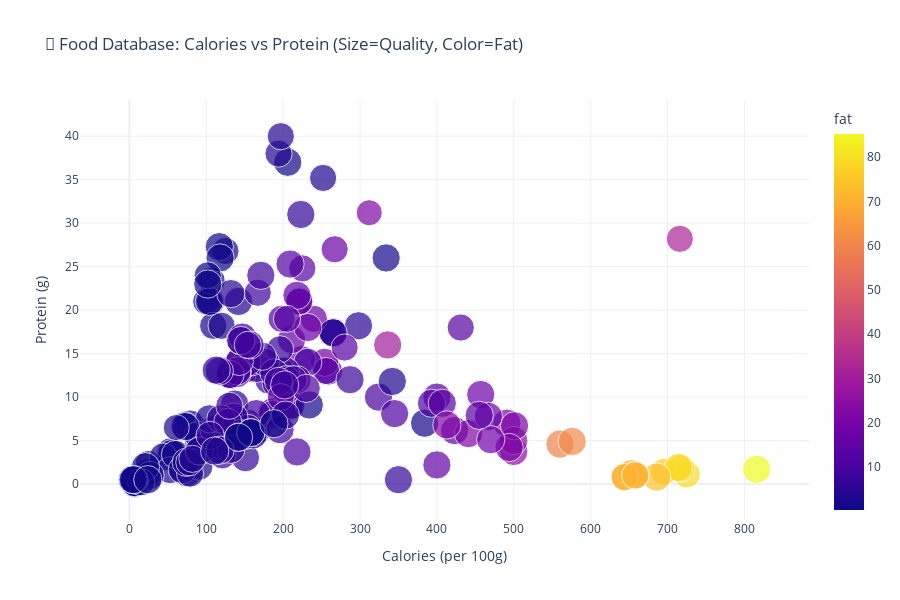

The notebook cell this image was saved under:
### Markdown cell above
## 🔍 Food Database Explorer

### Code cell
# Interactive food database exploration
print(f"🔍 Exploring food database with {len(database.foods)} items...")

# Sample foods for analysis
sample_foods = list(database.foods.values())[:200]  # First 200 foods
foods_data = []

for food in sample_foods:
    foods_data.append({
        'name': food.name[:30],  # Truncate long names
        'calories': food.nutrition.calories,
        'protein': food.nutrition.protein,
        'carbohydrates': food.nutrition.carbohydrates,
        'fat': food.nutrition.fat,
        'quality_score': food.quality_score
    })

df_foods = pd.DataFrame(foods_data)

# Create interactive scatter plot
fig = px.scatter(
    df_foods, 
    x='calories', 
    y='protein',
    size='quality_score',
    color='fat',
    hover_data=['name', 'carbohydrates'],
    title='🍕 Food Database: Calories vs Protein (Size=Quality, Color=Fat)',
    labels={'calories': 'Calories (per 100g)', 'protein': 'Protein (g)'},
    template='plotly_white'
)

fig.update_layout(height=600)
fig.show()

# Food statistics
print("\n" + "="*50)
print("📊 FOOD DATABASE STATISTICS")
print("="*50)
print(df_foods.describe().round(2))

# Top foods by category
print("\n🏆 TOP FOODS BY PROTEIN:")
top_protein = df_foods.nlargest(5, 'protein')[['name', 'protein', 'calories']]
for idx, row in top_protein.iterrows():
    print(f"  {row['name']}: {row['protein']:.1f}g protein, {row['calories']:.0f} kcal")

print("\n🌟 TOP FOODS BY QUALITY:")
top_quality = df_foods.nlargest(5, 'quality_score')[['name', 'quality_score', 'calories']]
for idx, row in top_quality.iterrows():
    print(f"  {row['name']}: Quality {row['quality_score']:.2f}, {row['calories']:.0f} kcal")

### Figure 1 — Plotly figure (JSON) as saved in the notebook; plotly's stock layout.template omitted (floating-point values rounded to 4 significant figures; data arrays with more than 128 entries replaced by an {"elided": "..."} marker saying what was removed)
{"data": [{"customdata": {"elided": "200x2 mixed values"}, "hovertemplate": "Calories (per 100g)=%{x}<br>Protein (g)=%{y}<br>quality_score=%{marker.size}<br>name=%{customdata[0]}<br>carbohydrates=%{customdata[1]}<br>fat=%{marker.color}<extra></extra>", "legendgroup": "", "marker": {"color": {"elided": "200 float values"}, "coloraxis": "coloraxis", "size": {"elided": "200 float values"}, "sizemode": "area", "sizeref": 0.0025, "symbol": "circle"}, "mode": "markers", "name": "", "orientation": "v", "showlegend": false, "type": "scatter", "x": {"elided": "200 float values"}, "xaxis": "x", "y": {"elided": "200 float values"}, "yaxis": "y"}], "layout": {"coloraxis": {"colorbar": {"title": {"text": "fat"}}, "colorscale": [[0, "#0d0887"], [0.1111, "#46039f"], [0.2222, "#7201a8"], [0.3333, "#9c179e"], [0.4444, "#bd3786"], [0.5556, "#d8576b"], [0.6667, "#ed7953"], [0.7778, "#fb9f3a"], [0.8889, "#fdca26"], [1, "#f0f921"]]}, "height": 600, "legend": {"itemsizing": "constant", "tracegroupgap": 0}, "title": {"text": "🍕 Food Database: Calories vs Protein (Size=Quality, Color=Fat)"}, "xaxis": {"anchor": "y", "domain": [0, 1], "title": {"text": "Calories (per 100g)"}}, "yaxis": {"anchor": "x", "domain": [0, 1], "title": {"text": "Protein (g)"}}}}
